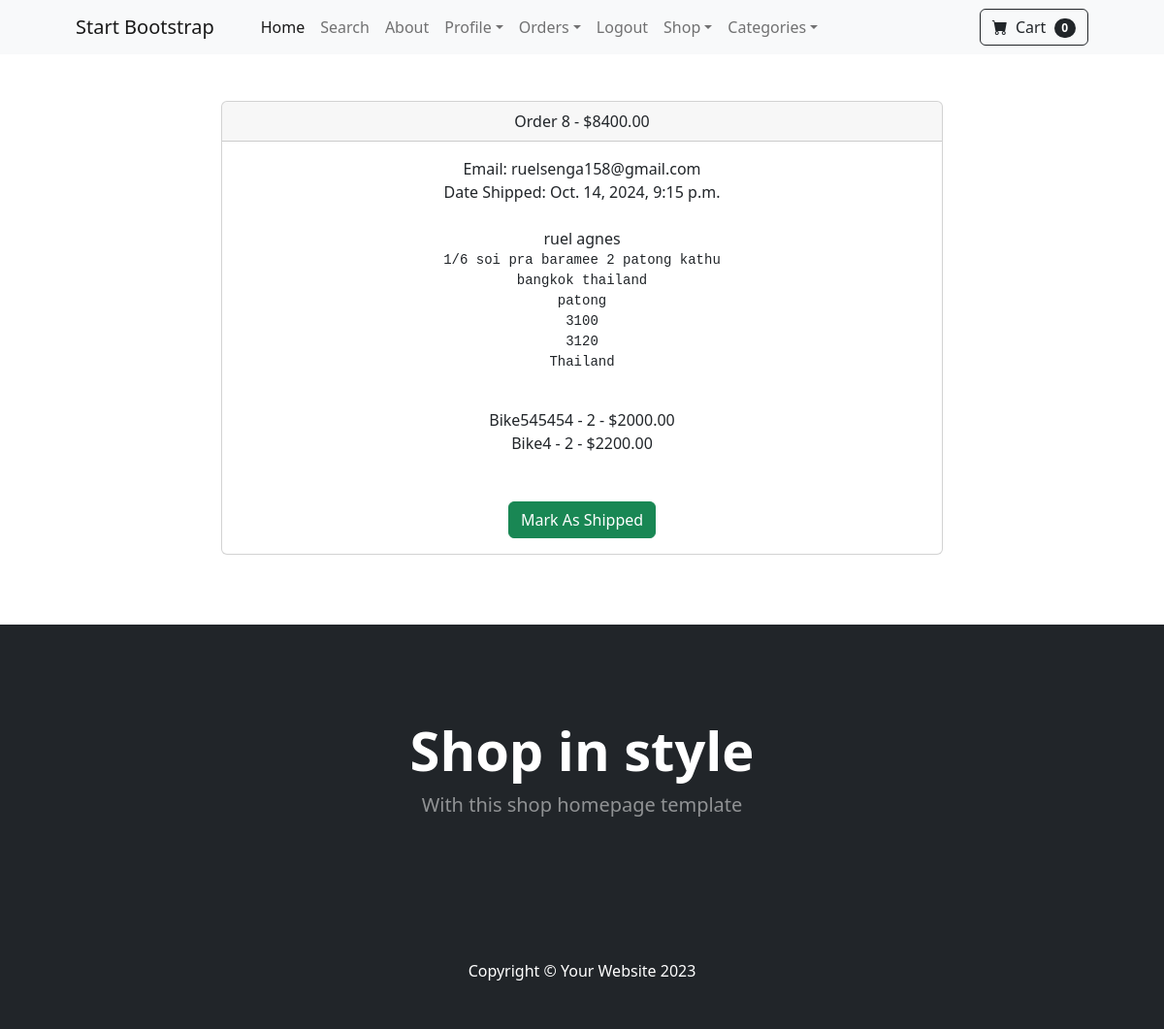
The app's page /payment/orders/8 (signed in) with its own data.
### payment/models.py (models this page shows, shortened)
class Order(models.Model):
	user = models.ForeignKey(User, on_delete=models.CASCADE, null=True, blank=True)
	full_name = models.CharField(max_length=250)
	email = models.EmailField(max_length=250)
	shipping_address = models.TextField(max_length=15000)
	amount_paid = models.DecimalField(max_digits=7, decimal_places=2)
	date_ordered = models.DateTimeField(auto_now_add=True)
	shipped = models.BooleanField(default=False)
	date_shipped = models.DateTimeField(blank=True, null=True)

class OrderItem(models.Model):
	order = models.ForeignKey(Order, on_delete=models.CASCADE, null=True)
	product = models.ForeignKey(Product, on_delete=models.CASCADE, null=True)
	user = models.ForeignKey(User, on_delete=models.CASCADE, null=True, blank=True)
	quantity = models.PositiveBigIntegerField(default=1)
	price = models.DecimalField(max_digits=7, decimal_places=2)

### store/models.py (models this page shows)
class Product(models.Model):
    name = models.CharField(max_length=100)
    price = models.DecimalField(default=0, decimal_places=2, max_digits=6)
    category = models.ForeignKey(Category, on_delete=models.CASCADE, default=1)
    description = models.CharField(max_length=250, default='', blank=True, null=True)
    image = models.ImageField(upload_to='uploads/product/')
    is_sale = models.BooleanField(default=False)
    sale_price = models.DecimalField(default=0, decimal_places=2, max_digits=6)
    def __str__(self):
        return self.name

### payment/views.py (the view, shortened to what this page needs)
# urls.py: path('orders/<int:pk>', views.orders, name='orders'),
def orders(request, pk):
	if request.user.is_authenticated and request.user.is_superuser:
		order = Order.objects.get(id=pk)
		items = OrderItem.objects.filter(order=pk)
		return render(request, 'payment/orders.html', {"order":order, "items":items})
	else:
		messages.success(request, "Access Denied")
		return redirect('home')

### cart/cart.py (called while the page is built)
    def __len__(self):
        return len(self.cart)

### cart/context_processors.py (called while the page is built)
def cart(request):
    return{'cart': Cart(request)}

### store/context_processors.py (called while the page is built)
def categories(request):
    return {
        'categories': Category.objects.all()
    }

### payment/templates/payment/orders.html (shortened to what this page needs)
{% extends 'base.html' %}
{% block content %}
        <div class="container">
        	<div class="row">
        		<center>
        			<div class="col-8">
        				<br/><br/>
<div class="card">
  <div class="card-header">
    Order {{ order.id}} - ${{order.amount_paid}}
  </div>
  <div class="card-body">
    Email: {{ order.email}}<br/>
    {% if order.date_shipped %}
      Date Shipped: {{ order.date_shipped}}
    {% else %}
     Date Ordered: {{ order.date_ordered}}
    {% endif %}
    <br/><br/>
    {{ order.full_name }}<br/>
    <pre>{{ order.shipping_address }}
    </pre>
    {% for item in items %}
      {{ item.product }} - {{ item.quantity }} - ${{ item.price }}<br/>
    {% endfor %}
    <br/><br/>
    {% if not order.shipped %}
    <form method="POST">
      <button type="Submit" class="btn btn-success">Mark As Shipped</button>
    {% else %}
    <form method="POST">
      {% csrf_token %}
      <input type="hidden" name="shipping_status" value="false">
      <button type="Submit" class="btn btn-danger">Mark As Not Shipped</button>
    </from>
    {% endif %}
  </div>
</div>
<br/>
<br/><br/>
        			</div>
        		</center>
        	</div>
        </div>
{% endblock %}

### records on screen
Order: id "8", amount_paid "8400.00", email "ruelsenga158@gmail.com", date_shipped "Oct. 14, 2024, 9:15 p.m.", full_name "ruel agnes", shipping_address "1/6 soi pra baramee 2 patong kathu bangkok thailand patong 3100 3120 Thailand"
OrderItem: product "Bike545454", quantity "2", price "2000.00"
OrderItem: product "Bike4", quantity "2", price "2200.00"

### other values on screen
{{ cart|length }} "0"
